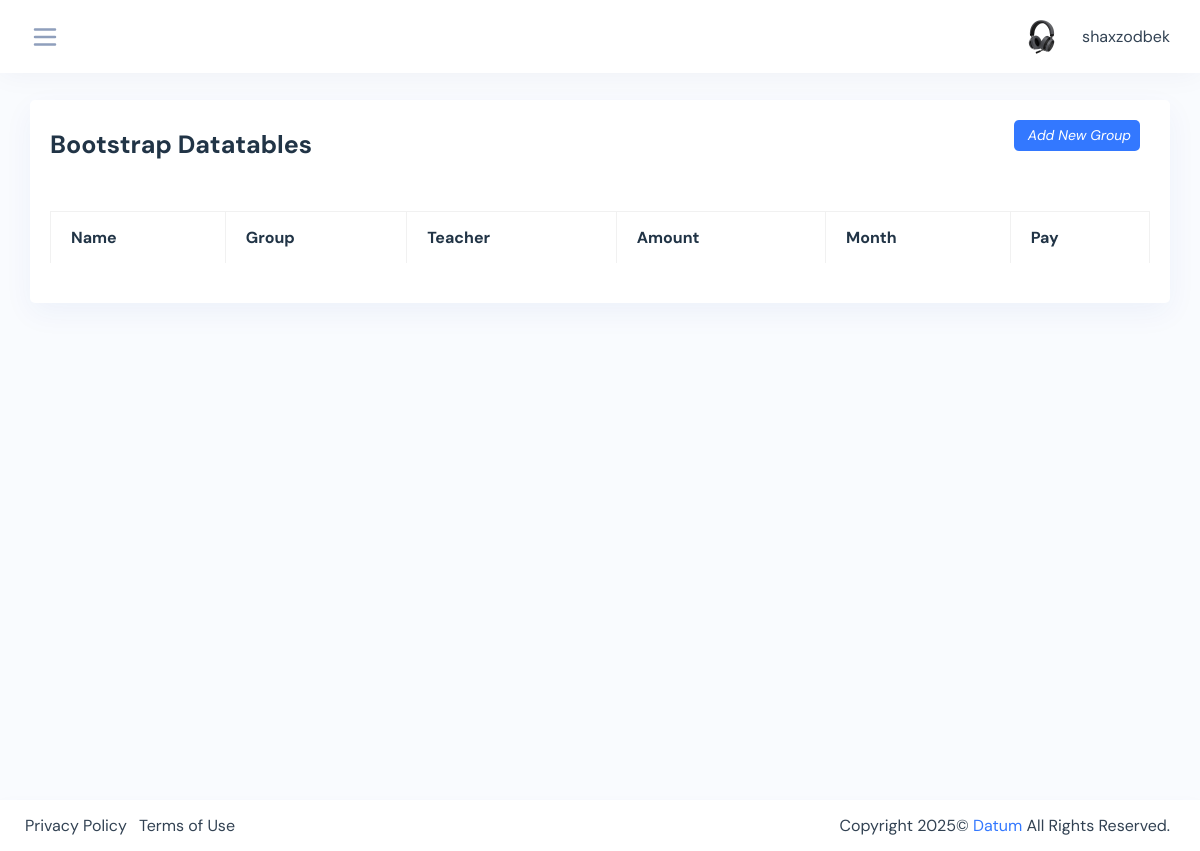
Page /students/payments/ (signed in) on the earlier database version.
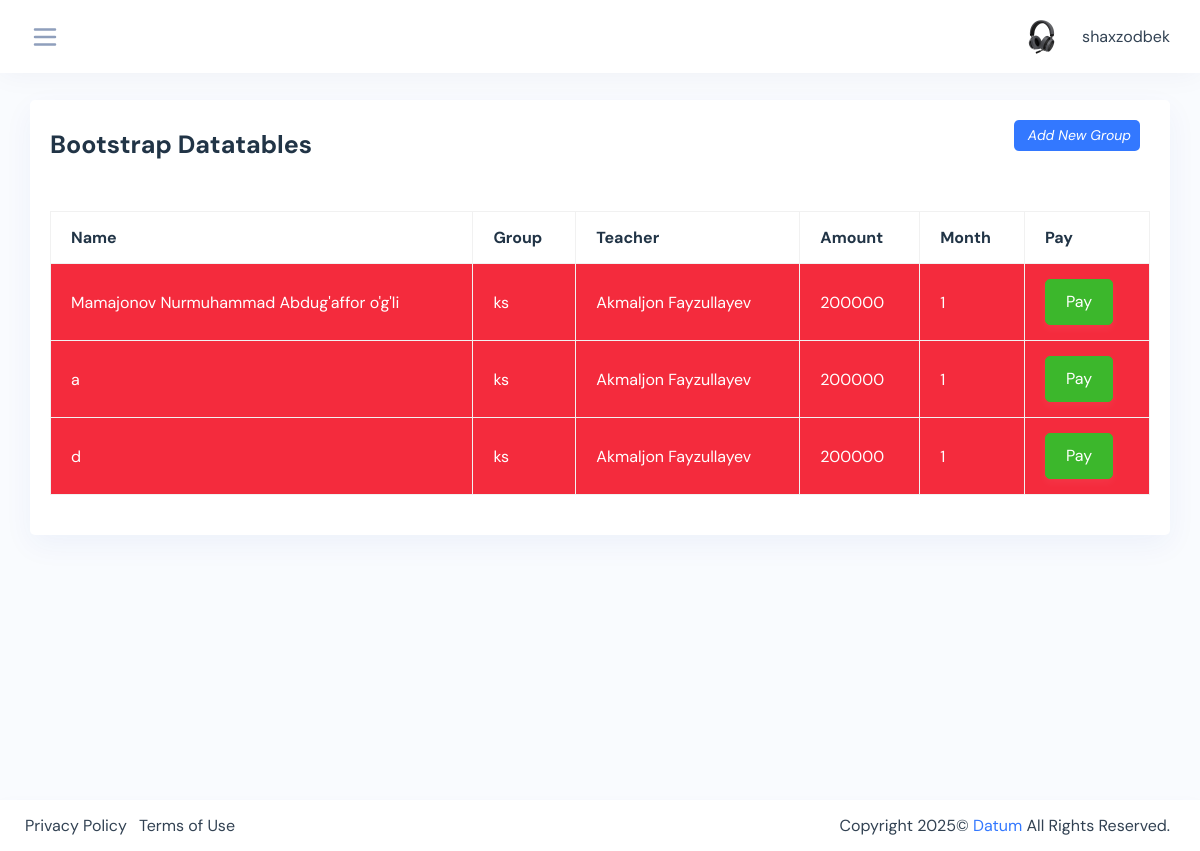
Same page on the later database version.
### students/models.py (models this page shows, shortened)
class Payment(models.Model):
    student = models.ForeignKey(Student, on_delete=models.CASCADE, blank=True, null=True)
    group = models.ForeignKey(Group, on_delete=models.SET_NULL, blank=True, null=True)
    amount = models.IntegerField(default=0, blank=True, null=True)
    month = models.CharField(max_length=100, blank=True, null=True)
    sale = models.IntegerField(default=0, blank=True, null=True)
    payment_check = models.ImageField(upload_to='payment_cheks/', blank=True, null=True, default=None)
    comment = models.TextField(blank=True, null=True)
    complete = models.BooleanField(default=False, blank=True, null=True)
    id = models.UUIDField(default=uuid.uuid4, primary_key=True, unique=True, editable=False)
    created = models.DateTimeField(auto_now_add=True)
    updated = models.DateTimeField(auto_now=True)
    class Meta:
        ordering = ['month']

class Student(models.Model):
    CHOISES = (
        ('8:00 - 10:00', '8:00 - 10:00'),
        ('10:00 - 12:00', '10:00 - 12:00'),
        ('12:00 - 14:00', '12:00 - 14:00'),
        ('14:00 - 16:00', '14:00 - 16:00'),
        ('16:00 - 18:00', '16:00 - 18:00'),
    )
    name = models.CharField(max_length=200, blank=True, null=True, verbose_name='Ismi familiya *')
    course = models.ForeignKey(Course, on_delete=models.SET_NULL, blank=True, null=True, verbose_name='Kurs *')
    group = models.ForeignKey(Group, on_delete=models.SET_NULL, blank=True, null=True)
    student_time = models.CharField(max_length=200, choices=CHOISES, blank=True, null=True, verbose_name='Vaqt *')
    passport = models.ImageField(upload_to='passports/', blank=True, null=True, verbose_name='Passpost/metrka')
    address = models.CharField(max_length=200, blank=True, null=True)
    phone = models.IntegerField(default=998, blank=True, null=True, verbose_name='Telefon *')
    birthday = models.DateField(blank=True, null=True, verbose_name='Birthday: 0000-00-00')
    finish = models.BooleanField(default=False, blank=True, null=True)
    id = models.BigAutoField(auto_created=True, primary_key=True, serialize=False, verbose_name='ID')
    created = models.DateTimeField(auto_now_add=True)

### courses/models.py (models this page shows, shortened)
class Group(models.Model):
    CHOISES = (
        ('8:00 - 10:00', '8:00 - 10:00'),
        ('10:00 - 12:00', '10:00 - 12:00'),
        ('12:00 - 14:00', '12:00 - 14:00'),
        ('14:00 - 16:00', '14:00 - 16:00'),
        ('16:00 - 18:00', '16:00 - 18:00'),
    )
    name = models.CharField(max_length=200, blank=True, null=True, unique=True)
    course = models.ForeignKey(Course, on_delete=models.CASCADE, blank=True, null=True)
    room = models.ForeignKey(Room, on_delete=models.CASCADE, blank=True, null=True)
    teacher = models.ForeignKey(Teacher, on_delete=models.CASCADE, blank=True, null=True)
    amount = models.IntegerField(default=200000, blank=True, null=True)
    complete = models.BooleanField(default=False, blank=True, null=True)
    continuity = models.IntegerField(default=1, blank=True, null=True)
    start = models.DateField(auto_created=True, blank=True, null=True)
    finish = models.DateField(auto_created=True, blank=True, null=True)
    room_time = models.CharField(choices=CHOISES, max_length=100,  blank=True, null=True)
    id = models.UUIDField(default=uuid.uuid4, editable=False, primary_key=True, unique=True)
    created = models.DateTimeField(auto_now_add=True)
    updated = models.DateTimeField(auto_now=True)
    def __str__(self):
        return self.name

### teachers/models.py (models this page shows, shortened)
class Teacher(models.Model):
    user = models.OneToOneField(User, on_delete=models.CASCADE, blank=True, null=True)
    name = models.CharField(max_length=200, blank=True, null=True)
    profession = models.CharField(max_length=200, blank=True, null=True)
    image = models.ImageField(upload_to='teachers/', blank=True, null=True)
    phone = models.CharField(max_length=200, blank=True, null=True)
    address = models.CharField(max_length=200, blank=True, null=True)
    id = models.UUIDField(default=uuid.uuid4, editable=False, primary_key=True, unique=True)
    created = models.DateTimeField(auto_now_add=True)
    def __str__(self):
        return self.name

### students/views.py (the view)
# urls.py: path('payments/', students_payments, name='payments'),
@login_required(login_url='login')
def students_payments(request):
    payments = Payment.objects.all().order_by('-complete')
    context = {
        'payments': payments
    }
    return render(request, 'payments_table.html', context)

### students/templates/payments_table.html
{% extends 'base.html' %}
{% block content %}
<div class="content-page">
    <div class="container-fluid">
        <div class="row">
            <div class="col-sm-12">
                <div class="card">
                    <div class="card-header d-flex justify-content-between">
                        <div class="header-title">
                            <h4 class="card-title">Bootstrap Datatables</h4>
                        </div>
                        <span class="table-add float-right mb-3 mr-2">
                        <a href="{% url 'add_student' %}" class="btn btn-sm bg-primary">
                            <i class="ri-add-fill"><span class="pl-1">Add New Group</span></i>
                        </a>
                        </span>
                    </div>
                    <div class="card-body">
                        <div class="table-responsive">
                            <table id="datatable-1" class="table data-table table-striped table-bordered">
                                <thead>
                                <tr>
                                    <th>Name</th>
                                    <th>Group</th>
                                    <th>Teacher</th>
                                    <th>Amount</th>
                                    <th>Month</th>
                                    <th>Pay</th>
                                </tr>
                                </thead>
                               <tbody>
                               {% for payment in payments %}
                                <tr class="{% if payment.complete == False %} bg-danger {% elif payment.complete == True %} bg-success {% endif %}">
                                    <td>{{payment.student.name}}</td>
                                    <td>{{payment.group}}</td>
                                    <td>{{payment.group.teacher}}</td>
                                    <td>{{payment.amount}}</td>
                                    <td>{{payment.month}}</td>
                                    <td>
                                        <a class="btn btn-success" href="{% url 'pay_for_student' pk=payment.id %}">Pay</a>
                                    </td>
                                </tr>
                               {% endfor %}
                               </tbody>
                            </table>
                        </div>
                    </div>
                </div>
            </div>
        </div>
    </div>
</div>
{% endblock content %}

Differences in the rows shown:
added Payment: student.name "Mamajonov Nurmuhammad Abdug'affor o'g'li", group "ks", group.teacher "Akmaljon Fayzullayev", amount "200000", month "1"
added Payment: student.name "a", group "ks", group.teacher "Akmaljon Fayzullayev", amount "200000", month "1"
added Payment: student.name "d", group "ks", group.teacher "Akmaljon Fayzullayev", amount "200000", month "1"
